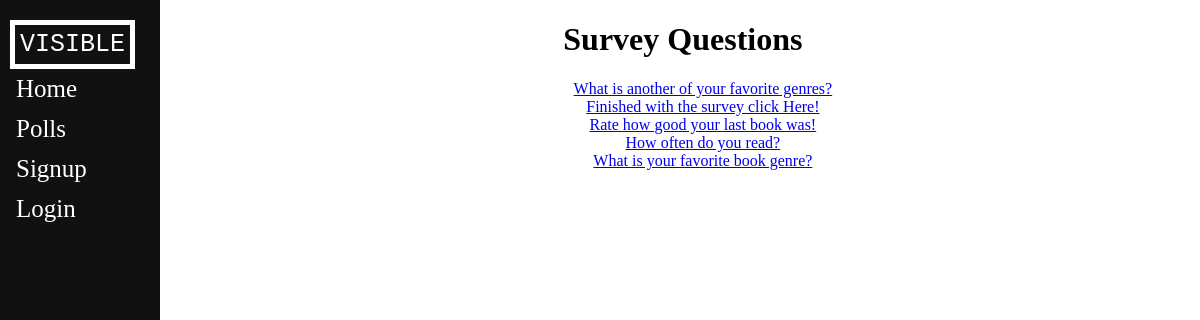
Screenshot of /polls/ with the database file from the repository.
### polls/models.py (models this page shows, shortened)
class Question(models.Model):
    question_text = models.CharField(max_length=200)
    pub_date = models.DateTimeField('date published')

### polls/views.py (the view)
# urls.py: path('', views.IndexView.as_view(), name='index'),
class IndexView(generic.ListView):
    template_name = 'polls/index.html'
    context_object_name = 'latest_question_list'
    def get_queryset(self):
        return Question.objects.order_by('-pub_date')[:5]

### polls/templates/polls/index.html (shortened to what this page needs)
{% extends "base_layout.html" %}
{% load static %}
{% block content %}
	{% if latest_question_list %}
		<h1 style="text-align:center" >Survey Questions</h1>
	    	<ul>
	    	{% for question in latest_question_list %}
	    		<div style="text-align: center">
	    	    	<a href="{% url 'polls:detail' question.id %}">{{question.question_text }}</a>
	    	    </div>
	    	{% endfor %}
	    	</ul>
		{% else %}
	    	<p>No polls are available.</p>
		{% endif %}
{% endblock %}

### rows the page displays
Question: question_text "What is another of your favorite genres?"
Question: question_text "Finished with the survey click Here!"
Question: question_text "Rate how good your last book was!"
Question: question_text "How often do you read?"
Question: question_text "What is your favorite book genre?"
